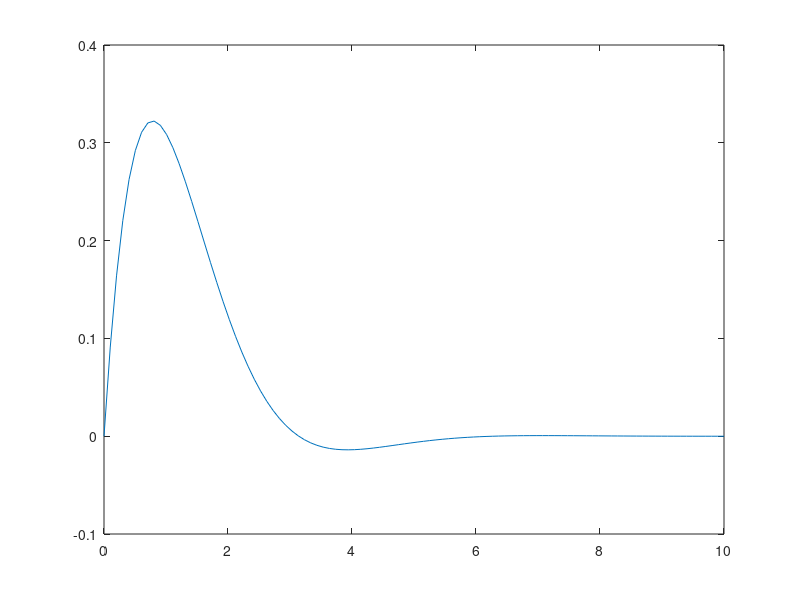

Recreate this plot in MATLAB.

%% Variables
k = 1;
w = 1;
t = linspace(0,10,100);
%initialise an empty array
y = [];
%loop through all positions in y to geneate a value.
for ii = 1:length(t)
    y(ii) = exp(-k * t(ii)) .* sin(w * t(ii));
end

plot(t,y)

%% Vectorised

k = 1;
w = 1;
t = linspace(0, 10, 100);

y = zeros(length(t));

y = exp(-k * t) .* sin(w * t);

plot(t,y);

